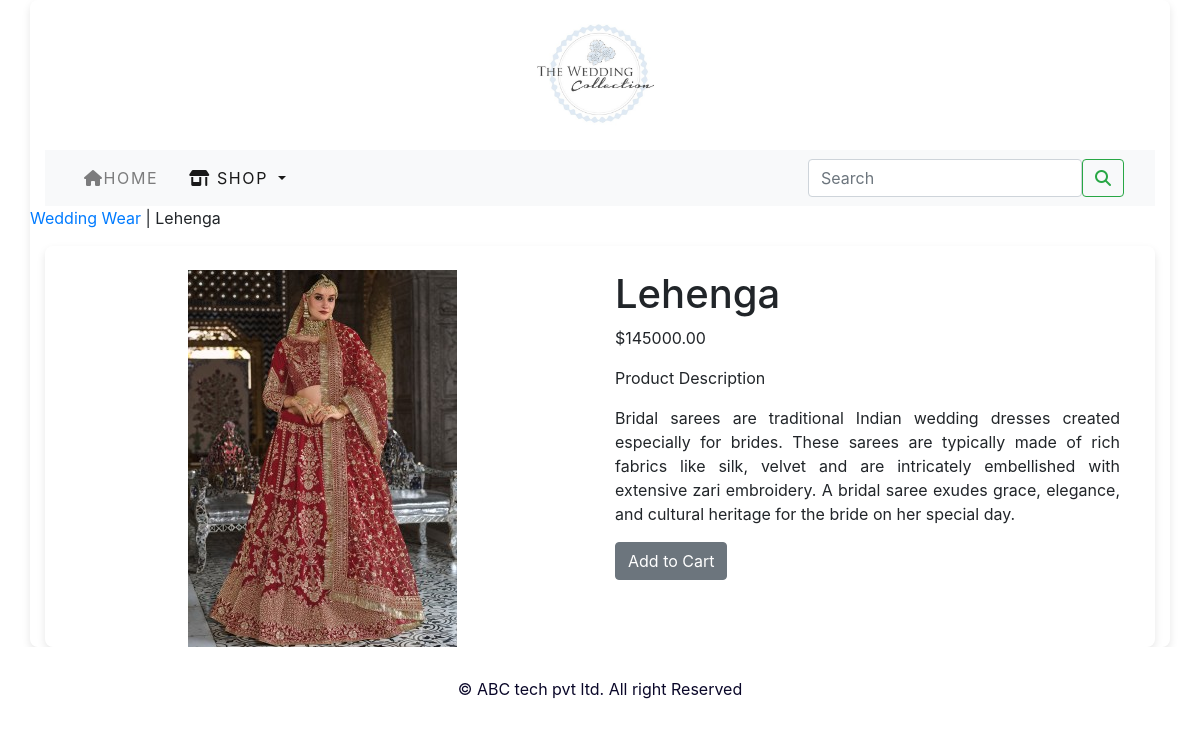
The page /shop/product/sarees/lehenga/ on the database its author committed.
### shop/models.py (models this page shows, shortened)
class Product(models.Model):
    name = models.CharField(max_length=250, unique=True)
    slug = models.SlugField(max_length=250, unique=True)
    description = models.TextField(blank=True)
    price = models.DecimalField(max_digits=10, decimal_places=2)
    category = models.ForeignKey(Category, on_delete=models.CASCADE)
    image = models.ImageField(upload_to='product', blank=True)
    stock = models.IntegerField()
    available = models.BooleanField(default=True)
    created = models.DateTimeField(auto_now_add=True)
    updated = models.DateTimeField(auto_now=True)
    class Meta:
        ordering = ('name',)
        verbose_name = 'product'
        verbose_name_plural = 'products'

class Category(models.Model):
    name = models.CharField(max_length=250, unique=True)
    slug = models.SlugField(max_length=250, unique=True)
    description = models.TextField(blank=True)
    image = models.ImageField(upload_to='category', blank=True)
    class Meta:
        ordering = ('name',)
        verbose_name = 'category'
        verbose_name_plural = 'categories'
    def get_url(self):
        return reverse('shop:products_by_category', args=[self.slug])
    def __str__(self):
        return '{}'.format(self.name)

### shop/views.py (the view)
# urls.py: path('product/<slug:c_slug>/<slug:product_slug>/', views.prodCatdetail, name='prodCatdetail'),
def prodCatdetail(request, c_slug, product_slug):
    try:
        product = Product.objects.get(category__slug=c_slug, slug=product_slug)
    except Product.DoesNotExist:
        return render(request, 'product_not_found.html')  # You can create a template for this case
    except Exception as e:
        raise e
    return render(request, 'product.html', {'product': product})

### cart/context_processors.py (called while the page is built)
def counter(request):
    item_count=0
    if 'admin' in request.path:
        return {}
    else:
        try:
            cart=Cart.objects.filter(cart_id=_cart_id(request))
            car_items=CartItem.objects.all().filter(cart=cart[:1])
            for car_item in car_items:
                item_count+=car_item.quantity
        except Cart.DoesNotExist:
            item_count=0
    return dict(item_count=item_count)

### cart/views.py (called while the page is built)
def _cart_id(request):
    cart = request.session.session_key
    if not cart:
        cart = request.session.create()
    return cart

### shop/context_processors.py (called while the page is built)
def menu_links(request):
    links = Category.objects.all()
    return dict(links=links)

### template/product.html (shortened to what this page needs)
{% extends 'base.html' %}
{% load static %}
{% block content %}
<div class="row my_prod-row_class">
    <div class="mx_auto">
        <p> <a href="{{product.category.get_url}}">{{product.category}}</a> | {{product.name}} </p>
    </div>
</div>
<div class="container">
<br>
<div class="row">
    <div class="=col-12 col-sm-12 col-md-12 col-lg-6 text-center">
        <div style="min-width:18rem;">
            <img src="{{product.image.url}}" alt="{{product.name}}">
        </div>
    </div>
        <div class="col-12 col-sm-12 col-md-12 col-lg-6">
            <div>
            <h1 class="my_prod-tittle">{{product.name}}</h1>
            <p>${{product.price}}</p>
            <p class="my_tittle">Product Description</p>
            <p class="text-justify my_prod_text">{{product.description}}</p>
            {% if product.stock <= 0 %}
            <p class="text-justify my_prod_text"><b>Out Of Stock</b></p>
            {% else %}
            <a class="btn btn-secondary" href="{% url 'cart:add_cart' product.id %}">Add to Cart</a>
            {% endif %}
        </div>
    </div>
    </div>
</div>
{% endblock %}

### static/css/custom.css (style rules this page uses)
body { font-family: 'Kalnia', serif; }
.container { width:100%; height:auto; object-fit: cover; border-radius: 8px; box-shadow: 0 4px 8px rgba(0, 0, 0, 0.1) }
.my_prod_text { padding-right:20px; }
.btn-secondary { background-color: #ff6600; color: white; }

### rows shown on the page
Product: category "Wedding Wear", name "Lehenga", image (picture), price "145000.00", description "Bridal sarees are traditional Indian wedding dresses created especially for brides. These sarees are typically made of rich fabrics like silk, velvet and are intricately embellished with extensive zari embroidery. A bridal saree exudes grace, elegance, and cultural heritage for the bride on her special day."
